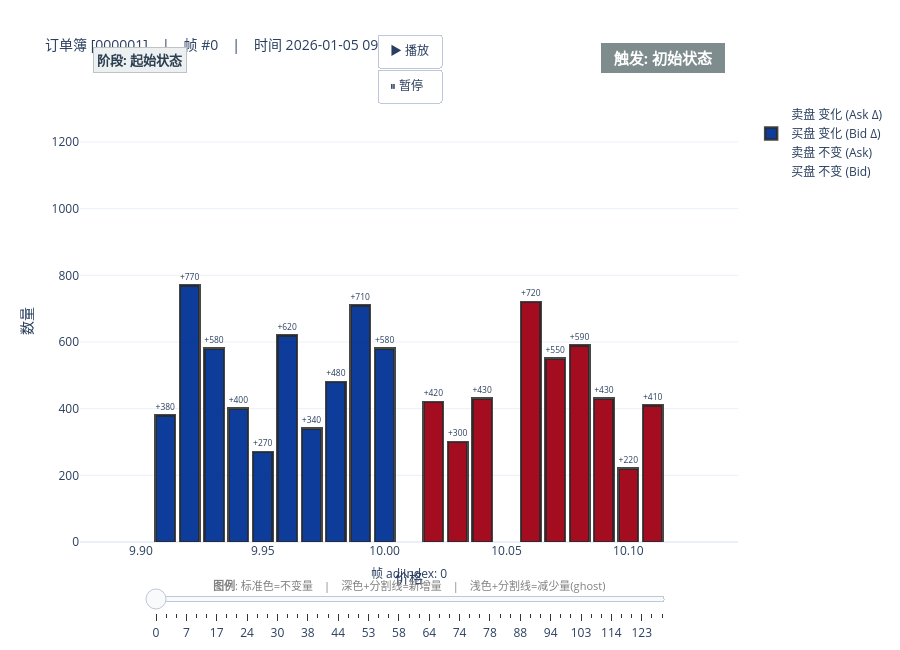

Notebook code cell kept with this figure:
### Markdown cell above
## 5. 逐帧动态回放动画（两阶段：先变化，再整体平移）

动画特性：
- 每个订单簿帧会拆成两个动画子阶段：
  - **变化阶段**：先在原视窗里展示 `base + delta` 的量变化，保留分割线与 triggerType
  - **平移阶段**：随后将 x 轴视窗整体平移到新中间价附近，形成“整本订单簿一起移动”的效果
- **同样的价格**在变化阶段不会先移动位置，先看变化，再看整体平移
- **右上角标签**随帧切换实时更新 triggerType（ORDER / CANCEL）
- 拖动底部 **滑块** 会直接跳到每个订单簿帧的稳定状态（平移阶段）
- 点击 **▶ 播放** 时，会依次播放变化阶段与平移阶段

### Code cell
# ---- 创建前 50 帧的两阶段动态回放动画 ----
fig_anim = viz.plot_animation(                                     # 调用动画方法
    start_pos=0,                                                   # 从第 0 帧开始
    end_pos=50,                                                    # 到第 50 帧
    frame_duration=600,                                            # 每个动画子阶段 600 毫秒
)
fig_anim.show()                                                    # 标准 Plotly 展示（无键盘左右键控制）

### Figure 1 — Plotly figure (JSON) as saved in the notebook; plotly's stock layout.template omitted (floating-point values rounded to 4 significant figures)
{"data": [{"hoverinfo": "text", "hovertext": ["买盘 9.91<br>总量: 380<br>不变: 0<br>增加: +380", "买盘 9.92<br>总量: 770<br>不变: 0<br>增加: +770", "买盘 9.93<br>总量: 580<br>不变: 0<br>增加: +580", "买盘 9.94<br>总量: 400<br>不变: 0<br>增加: +400", "买盘 9.95<br>总量: 270<br>不变: 0<br>增加: +270", "买盘 9.96<br>总量: 620<br>不变: 0<br>增加: +620", "买盘 9.97<br>总量: 340<br>不变: 0<br>增加: +340", "买盘 9.98<br>总量: 480<br>不变: 0<br>增加: +480", "买盘 9.99<br>总量: 710<br>不变: 0<br>增加: +710", "买盘 10.00<br>总量: 580<br>不变: 0<br>增加: +580", "", "", "", "", "", "", "", "", "", "", ""], "marker": {"color": ["rgba(0,0,0,0)", "rgba(0,0,0,0)", "rgba(0,0,0,0)", "rgba(0,0,0,0)", "rgba(0,0,0,0)", "rgba(0,0,0,0)", "rgba(0,0,0,0)", "rgba(0,0,0,0)", "rgba(0,0,0,0)", "rgba(0,0,0,0)", "rgba(0,0,0,0)", "rgba(0,0,0,0)", "rgba(0,0,0,0)", "rgba(0,0,0,0)", "rgba(0,0,0,0)", "rgba(0,0,0,0)", "rgba(0,0,0,0)", "rgba(0,0,0,0)", "rgba(0,0,0,0)", "rgba(0,0,0,0)", "rgba(0,0,0,0)"]}, "name": "买盘 不变 (Bid)", "showlegend": true, "type": "bar", "width": 0.008, "x": [9.91, 9.92, 9.93, 9.94, 9.95, 9.96, 9.97, 9.98, 9.99, 10, 10.01, 10.02, 10.03, 10.04, 10.05, 10.06, 10.07, 10.08, 10.09, 10.1, 10.11], "y": [0, 0, 0, 0, 0, 0, 0, 0, 0, 0, 0, 0, 0, 0, 0, 0, 0, 0, 0, 0, 0]}, {"hoverinfo": "text", "hovertext": ["", "", "", "", "", "", "", "", "", "", "", "卖盘 10.02<br>总量: 420<br>不变: 0<br>增加: +420", "卖盘 10.03<br>总量: 300<br>不变: 0<br>增加: +300", "卖盘 10.04<br>总量: 430<br>不变: 0<br>增加: +430", "", "卖盘 10.06<br>总量: 720<br>不变: 0<br>增加: +720", "卖盘 10.07<br>总量: 550<br>不变: 0<br>增加: +550", "卖盘 10.08<br>总量: 590<br>不变: 0<br>增加: +590", "卖盘 10.09<br>总量: 430<br>不变: 0<br>增加: +430", "卖盘 10.10<br>总量: 220<br>不变: 0<br>增加: +220", "卖盘 10.11<br>总量: 410<br>不变: 0<br>增加: +410"], "marker": {"color": ["rgba(0,0,0,0)", "rgba(0,0,0,0)", "rgba(0,0,0,0)", "rgba(0,0,0,0)", "rgba(0,0,0,0)", "rgba(0,0,0,0)", "rgba(0,0,0,0)", "rgba(0,0,0,0)", "rgba(0,0,0,0)", "rgba(0,0,0,0)", "rgba(0,0,0,0)", "rgba(0,0,0,0)", "rgba(0,0,0,0)", "rgba(0,0,0,0)", "rgba(0,0,0,0)", "rgba(0,0,0,0)", "rgba(0,0,0,0)", "rgba(0,0,0,0)", "rgba(0,0,0,0)", "rgba(0,0,0,0)", "rgba(0,0,0,0)"]}, "name": "卖盘 不变 (Ask)", "showlegend": true, "type": "bar", "width": 0.008, "x": [9.91, 9.92, 9.93, 9.94, 9.95, 9.96, 9.97, 9.98, 9.99, 10, 10.01, 10.02, 10.03, 10.04, 10.05, 10.06, 10.07, 10.08, 10.09, 10.1, 10.11], "y": [0, 0, 0, 0, 0, 0, 0, 0, 0, 0, 0, 0, 0, 0, 0, 0, 0, 0, 0, 0, 0]}, {"hoverinfo": "text", "hovertext": ["买盘 9.91<br>总量: 380<br>不变: 0<br>增加: +380", "买盘 9.92<br>总量: 770<br>不变: 0<br>增加: +770", "买盘 9.93<br>总量: 580<br>不变: 0<br>增加: +580", "买盘 9.94<br>总量: 400<br>不变: 0<br>增加: +400", "买盘 9.95<br>总量: 270<br>不变: 0<br>增加: +270", "买盘 9.96<br>总量: 620<br>不变: 0<br>增加: +620", "买盘 9.97<br>总量: 340<br>不变: 0<br>增加: +340", "买盘 9.98<br>总量: 480<br>不变: 0<br>增加: +480", "买盘 9.99<br>总量: 710<br>不变: 0<br>增加: +710", "买盘 10.00<br>总量: 580<br>不变: 0<br>增加: +580", "", "", "", "", "", "", "", "", "", "", ""], "marker": {"color": ["rgba(0, 50, 150, 0.95)", "rgba(0, 50, 150, 0.95)", "rgba(0, 50, 150, 0.95)", "rgba(0, 50, 150, 0.95)", "rgba(0, 50, 150, 0.95)", "rgba(0, 50, 150, 0.95)", "rgba(0, 50, 150, 0.95)", "rgba(0, 50, 150, 0.95)", "rgba(0, 50, 150, 0.95)", "rgba(0, 50, 150, 0.95)", "rgba(0,0,0,0)", "rgba(0,0,0,0)", "rgba(0,0,0,0)", "rgba(0,0,0,0)", "rgba(0,0,0,0)", "rgba(0,0,0,0)", "rgba(0,0,0,0)", "rgba(0,0,0,0)", "rgba(0,0,0,0)", "rgba(0,0,0,0)", "rgba(0,0,0,0)"], "line": {"color": ["rgba(40, 40, 40, 0.85)", "rgba(40, 40, 40, 0.85)", "rgba(40, 40, 40, 0.85)", "rgba(40, 40, 40, 0.85)", "rgba(40, 40, 40, 0.85)", "rgba(40, 40, 40, 0.85)", "rgba(40, 40, 40, 0.85)", "rgba(40, 40, 40, 0.85)", "rgba(40, 40, 40, 0.85)", "rgba(40, 40, 40, 0.85)", "rgba(0,0,0,0)", "rgba(0,0,0,0)", "rgba(0,0,0,0)", "rgba(0,0,0,0)", "rgba(0,0,0,0)", "rgba(0,0,0,0)", "rgba(0,0,0,0)", "rgba(0,0,0,0)", "rgba(0,0,0,0)", "rgba(0,0,0,0)", "rgba(0,0,0,0)"], "width": 2.5}}, "name": "买盘 变化 (Bid Δ)", "showlegend": true, "text": ["+380", "+770", "+580", "+400", "+270", "+620", "+340", "+480", "+710", "+580", "", "", "", "", "", "", "", "", "", "", ""], "textposition": "outside", "type": "bar", "width": 0.008, "x": [9.91, 9.92, 9.93, 9.94, 9.95, 9.96, 9.97, 9.98, 9.99, 10, 10.01, 10.02, 10.03, 10.04, 10.05, 10.06, 10.07, 10.08, 10.09, 10.1, 10.11], "y": [380, 770, 580, 400, 270, 620, 340, 480, 710, 580, 0, 0, 0, 0, 0, 0, 0, 0, 0, 0, 0]}, {"hoverinfo": "text", "hovertext": ["", "", "", "", "", "", "", "", "", "", "", "卖盘 10.02<br>总量: 420<br>不变: 0<br>增加: +420", "卖盘 10.03<br>总量: 300<br>不变: 0<br>增加: +300", "卖盘 10.04<br>总量: 430<br>不变: 0<br>增加: +430", "", "卖盘 10.06<br>总量: 720<br>不变: 0<br>增加: +720", "卖盘 10.07<br>总量: 550<br>不变: 0<br>增加: +550", "卖盘 10.08<br>总量: 590<br>不变: 0<br>增加: +590", "卖盘 10.09<br>总量: 430<br>不变: 0<br>增加: +430", "卖盘 10.10<br>总量: 220<br>不变: 0<br>增加: +220", "卖盘 10.11<br>总量: 410<br>不变: 0<br>增加: +410"], "marker": {"color": ["rgba(0,0,0,0)", "rgba(0,0,0,0)", "rgba(0,0,0,0)", "rgba(0,0,0,0)", "rgba(0,0,0,0)", "rgba(0,0,0,0)", "rgba(0,0,0,0)", "rgba(0,0,0,0)", "rgba(0,0,0,0)", "rgba(0,0,0,0)", "rgba(0,0,0,0)", "rgba(160, 0, 20, 0.95)", "rgba(160, 0, 20, 0.95)", "rgba(160, 0, 20, 0.95)", "rgba(0,0,0,0)", "rgba(160, 0, 20, 0.95)", "rgba(160, 0, 20, 0.95)", "rgba(160, 0, 20, 0.95)", "rgba(160, 0, 20, 0.95)", "rgba(160, 0, 20, 0.95)", "rgba(160, 0, 20, 0.95)"], "line": {"color": ["rgba(0,0,0,0)", "rgba(0,0,0,0)", "rgba(0,0,0,0)", "rgba(0,0,0,0)", "rgba(0,0,0,0)", "rgba(0,0,0,0)", "rgba(0,0,0,0)", "rgba(0,0,0,0)", "rgba(0,0,0,0)", "rgba(0,0,0,0)", "rgba(0,0,0,0)", "rgba(40, 40, 40, 0.85)", "rgba(40, 40, 40, 0.85)", "rgba(40, 40, 40, 0.85)", "rgba(0,0,0,0)", "rgba(40, 40, 40, 0.85)", "rgba(40, 40, 40, 0.85)", "rgba(40, 40, 40, 0.85)", "rgba(40, 40, 40, 0.85)", "rgba(40, 40, 40, 0.85)", "rgba(40, 40, 40, 0.85)"], "width": 2.5}}, "name": "卖盘 变化 (Ask Δ)", "showlegend": true, "text": ["", "", "", "", "", "", "", "", "", "", "", "+420", "+300", "+430", "", "+720", "+550", "+590", "+430", "+220", "+410"], "textposition": "outside", "type": "bar", "width": 0.008, "x": [9.91, 9.92, 9.93, 9.94, 9.95, 9.96, 9.97, 9.98, 9.99, 10, 10.01, 10.02, 10.03, 10.04, 10.05, 10.06, 10.07, 10.08, 10.09, 10.1, 10.11], "y": [0, 0, 0, 0, 0, 0, 0, 0, 0, 0, 0, 420, 300, 430, 0, 720, 550, 590, 430, 220, 410]}], "layout": {"annotations": [{"bgcolor": "#7f8c8d", "bordercolor": "#7f8c8d", "borderpad": 4, "borderwidth": 1, "font": {"color": "white", "size": 15}, "showarrow": false, "text": "<b>  触发: 初始状态  </b>", "x": 0.98, "xanchor": "right", "xref": "paper", "y": 1.06, "yanchor": "bottom", "yref": "paper"}, {"bgcolor": "#ecf0f1", "bordercolor": "#bdc3c7", "borderpad": 3, "borderwidth": 1, "font": {"color": "#2c3e50", "size": 13}, "showarrow": false, "text": "<b>阶段: 起始状态</b>", "x": 0.02, "xanchor": "left", "xref": "paper", "y": 1.06, "yanchor": "bottom", "yref": "paper"}, {"font": {"color": "gray", "size": 11}, "showarrow": false, "text": "<b>图例</b>: 标准色=不变量　|　深色+分割线=新增量　|　浅色+分割线=减少量(ghost)", "x": 0.5, "xanchor": "center", "xref": "paper", "y": -0.12, "yref": "paper"}], "barmode": "stack", "height": 650, "sliders": [{"active": 0, "currentvalue": {"prefix": "帧 adjIndex: ", "visible": true, "xanchor": "center"}, "len": 0.8, "steps": [{"args": [["0-settle"], {"frame": {"duration": 600, "redraw": true}, "mode": "immediate", "transition": {"duration": 200}}], "label": "0", "method": "animate"}, {"args": [["1-settle"], {"frame": {"duration": 600, "redraw": true}, "mode": "immediate", "transition": {"duration": 200}}], "label": "2", "method": "animate"}, {"args": [["2-settle"], {"frame": {"duration": 600, "redraw": true}, "mode": "immediate", "transition": {"duration": 200}}], "label": "6", "method": "animate"}, {"args": [["3-settle"], {"frame": {"duration": 600, "redraw": true}, "mode": "immediate", "transition": {"duration": 200}}], "label": "7", "method": "animate"}, {"args": [["4-settle"], {"frame": {"duration": 600, "redraw": true}, "mode": "immediate", "transition": {"duration": 200}}], "label": "10", "method": "animate"}, {"args": [["5-settle"], {"frame": {"duration": 600, "redraw": true}, "mode": "immediate", "transition": {"duration": 200}}], "label": "14", "method": "animate"}, {"args": [["6-settle"], {"frame": {"duration": 600, "redraw": true}, "mode": "immediate", "transition": {"duration": 200}}], "label": "17", "method": "animate"}, {"args": [["7-settle"], {"frame": {"duration": 600, "redraw": true}, "mode": "immediate", "transition": {"duration": 200}}], "label": "18", "method": "animate"}, {"args": [["8-settle"], {"frame": {"duration": 600, "redraw": true}, "mode": "immediate", "transition": {"duration": 200}}], "label": "20", "method": "animate"}, {"args": [["9-settle"], {"frame": {"duration": 600, "redraw": true}, "mode": "immediate", "transition": {"duration": 200}}], "label": "24", "method": "animate"}, {"args": [["10-settle"], {"frame": {"duration": 600, "redraw": true}, "mode": "immediate", "transition": {"duration": 200}}], "label": "26", "method": "animate"}, {"args": [["11-settle"], {"frame": {"duration": 600, "redraw": true}, "mode": "immediate", "transition": {"duration": 200}}], "label": "28", "method": "animate"}, {"args": [["12-settle"], {"frame": {"duration": 600, "redraw": true}, "mode": "immediate", "transition": {"duration": 200}}], "label": "30", "method": "animate"}, {"args": [["13-settle"], {"frame": {"duration": 600, "redraw": true}, "mode": "immediate", "transition": {"duration": 200}}], "label": "33", "method": "animate"}, {"args": [["14-settle"], {"frame": {"duration": 600, "redraw": true}, "mode": "immediate", "transition": {"duration": 200}}], "label": "34", "method": "animate"}, {"args": [["15-settle"], {"frame": {"duration": 600, "redraw": true}, "mode": "immediate", "transition": {"duration": 200}}], "label": "38", "method": "animate"}, {"args": [["16-settle"], {"frame": {"duration": 600, "redraw": true}, "mode": "immediate", "transition": {"duration": 200}}], "label": "39", "method": "animate"}, {"args": [["17-settle"], {"frame": {"duration": 600, "redraw": true}, "mode": "immediate", "transition": {"duration": 200}}], "label": "43", "method": "animate"}, {"args": [["18-settle"], {"frame": {"duration": 600, "redraw": true}, "mode": "immediate", "transition": {"duration": 200}}], "label": "44", "method": "animate"}, {"args": [["19-settle"], {"frame": {"duration": 600, "redraw": true}, "mode": "immediate", "transition": {"duration": 200}}], "label": "46", "method": "animate"}, {"args": [["20-settle"], {"frame": {"duration": 600, "redraw": true}, "mode": "immediate", "transition": {"duration": 200}}], "label": "50", "method": "animate"}, {"args": [["21-settle"], {"frame": {"duration": 600, "redraw": true}, "mode": "immediate", "transition": {"duration": 200}}], "label": "53", "method": "animate"}, {"args": [["22-settle"], {"frame": {"duration": 600, "redraw": true}, "mode": "immediate", "transition": {"duration": 200}}], "label": "54", "method": "animate"}, {"args": [["23-settle"], {"frame": {"duration": 600, "redraw": true}, "mode": "immediate", "transition": {"duration": 200}}], "label": "55", "method": "animate"}, {"args": [["24-settle"], {"frame": {"duration": 600, "redraw": true}, "mode": "immediate", "transition": {"duration": 200}}], "label": "58", "method": "animate"}, {"args": [["25-settle"], {"frame": {"duration": 600, "redraw": true}, "mode": "immediate", "transition": {"duration": 200}}], "label": "61", "method": "animate"}, {"args": [["26-settle"], {"frame": {"duration": 600, "redraw": true}, "mode": "immediate", "transition": {"duration": 200}}], "label": "63", "method": "animate"}, {"args": [["27-settle"], {"frame": {"duration": 600, "redraw": true}, "mode": "immediate", "transition": {"duration": 200}}], "label": "64", "method": "animate"}, {"args": [["28-settle"], {"frame": {"duration": 600, "redraw": true}, "mode": "immediate", "transition": {"duration": 200}}], "label": "66", "method": "animate"}, {"args": [["29-settle"], {"frame": {"duration": 600, "redraw": true}, "mode": "immediate", "transition": {"duration": 200}}], "label": "70", "method": "animate"}, {"args": [["30-settle"], {"frame": {"duration": 600, "redraw": true}, "mode": "immediate", "transition": {"duration": 200}}], "label": "74", "method": "animate"}, {"args": [["31-settle"], {"frame": {"duration": 600, "redraw": true}, "mode": "immediate", "transition": {"duration": 200}}], "label": "75", "method": "animate"}, {"args": [["32-settle"], {"frame": {"duration": 600, "redraw": true}, "mode": "immediate", "transition": {"duration": 200}}], "label": "76", "method": "animate"}, {"args": [["33-settle"], {"frame": {"duration": 600, "redraw": true}, "mode": "immediate", "transition": {"duration": 200}}], "label": "78", "method": "animate"}, {"args": [["34-settle"], {"frame": {"duration": 600, "redraw": true}, "mode": "immediate", "transition": {"duration": 200}}], "label": "82", "method": "animate"}, {"args": [["35-settle"], {"frame": {"duration": 600, "redraw": true}, "mode": "immediate", "transition": {"duration": 200}}], "label": "86", "method": "animate"}, {"args": [["36-settle"], {"frame": {"duration": 600, "redraw": true}, "mode": "immediate", "transition": {"duration": 200}}], "label": "88", "method": "animate"}, {"args": [["37-settle"], {"frame": {"duration": 600, "redraw": true}, "mode": "immediate", "transition": {"duration": 200}}], "label": "89", "method": "animate"}, {"args": [["38-settle"], {"frame": {"duration": 600, "redraw": true}, "mode": "immediate", "transition": {"duration": 200}}], "label": "93", "method": "animate"}, {"args": [["39-settle"], {"frame": {"duration": 600, "redraw": true}, "mode": "immediate", "transition": {"duration": 200}}], "label": "94", "method": "animate"}, {"args": [["40-settle"], {"frame": {"duration": 600, "redraw": true}, "mode": "immediate", "transition": {"duration": 200}}], "label": "96", "method": "animate"}, {"args": [["41-settle"], {"frame": {"duration": 600, "redraw": true}, "mode": "immediate", "transition": {"duration": 200}}], "label": "99", "method": "animate"}, {"args": [["42-settle"], {"frame": {"duration": 600, "redraw": true}, "mode": "immediate", "transition": {"duration": 200}}], "label": "103", "method": "animate"}, {"args": [["43-settle"], {"frame": {"duration": 600, "redraw": true}, "mode": "immediate", "transition": {"duration": 200}}], "label": "107", "method": "animate"}, {"args": [["44-settle"], {"frame": {"duration": 600, "redraw": true}, "mode": "immediate", "transition": {"duration": 200}}], "label": "111", "method": "animate"}, {"args": [["45-settle"], {"frame": {"duration": 600, "redraw": true}, "mode": "immediate", "transition": {"duration": 200}}], "label": "114", "method": "animate"}, {"args": [["46-settle"], {"frame": {"duration": 600, "redraw": true}, "mode": "immediate", "transition": {"duration": 200}}], "label": "118", "method": "animate"}, {"args": [["47-settle"], {"frame": {"duration": 600, "redraw": true}, "mode": "immediate", "transition": {"duration": 200}}], "label": "120", "method": "animate"}, {"args": [["48-settle"], {"frame": {"duration": 600, "redraw": true}, "mode": "immediate", "transition": {"duration": 200}}], "label": "123", "method": "animate"}, {"args": [["49-settle"], {"frame": {"duration": 600, "redraw": true}, "mode": "immediate", "transition": {"duration": 200}}], "label": "127", "method": "animate"}, {"args": [["50-settle"], {"frame": {"duration": 600, "redraw": true}, "mode": "immediate", "transition": {"duration": 200}}], "label": "131", "method": "animate"}], "transition": {"duration": 200}, "x": 0.1, "xanchor": "left", "y": 0, "yanchor": "top"}], "title": {"font": {"size": 14}, "text": "订单簿 [000001]　|　帧 #0　|　时间 2026-01-05 09:30:00"}, "updatemenus": [{"buttons": [{"args": [null, {"frame": {"duration": 600, "redraw": true}, "fromcurrent": true, "transition": {"duration": 200}}], "label": "▶ 播放", "method": "animate"}, {"args": [[null], {"frame": {"duration": 0, "redraw": false}, "mode": "immediate", "transition": {"duration": 0}}], "label": "⏸ 暂停", "method": "animate"}], "showactive": false, "type": "buttons", "x": 0.5, "xanchor": "center", "y": 1.15}], "xaxis": {"range": [9.875, 10.14], "tickformat": ".2f", "title": {"text": "价格"}}, "yaxis": {"range": [0, 1326], "title": {"text": "数量"}}}}
